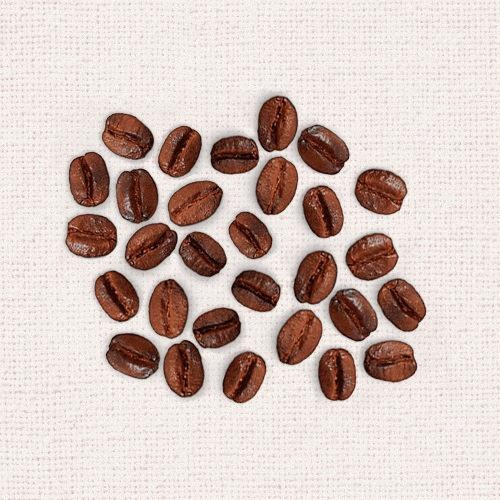
#> input picture Projects/Images/Segmentação/coffee.jpeg, 500 x 500 px
$ python normal_binary.py
#> lines starting #> are read from the running program, lines starting #| are printed output that depends on the picture; after the words box and inside, x2 and y2 are one past the last pixel; in counts of white or black regions, pixels touching at a corner belong together
import cv2
from pathlib import Path

path = Path().absolute().parent.parent.parent
print(path)

coffee = cv2.imread(f"{path}/Images/Segmentação/coffee.jpeg")
#> coffee is the input picture: shape (500, 500, 3); mean B, G, R 189.4, 194.6, 211.6
gray = cv2.cvtColor(coffee, cv2.COLOR_BGR2GRAY)
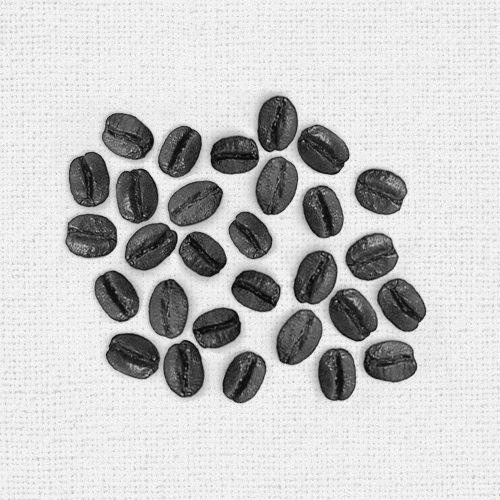
#> gray: shape (500, 500); min 2, max 255, mean 199.1
_, binary = cv2.threshold(gray, 135, 255, cv2.THRESH_BINARY_INV)
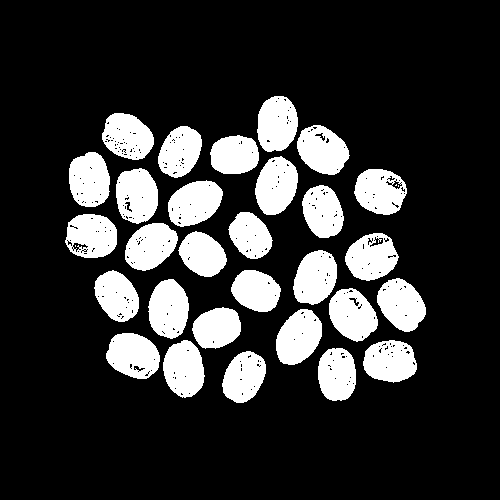
#> binary: shape (500, 500); 20.2% white; 32 white regions (3 under 20 px), largest, box (x1, y1, x2, y2) and area: (276, 309, 322, 365) 1879, (255, 156, 298, 215) 1875, (148, 279, 189, 339) 1867
binary = cv2.morphologyEx(binary, cv2.MORPH_CLOSE,
                          cv2.getStructuringElement(cv2.MORPH_RECT, (3,3)))
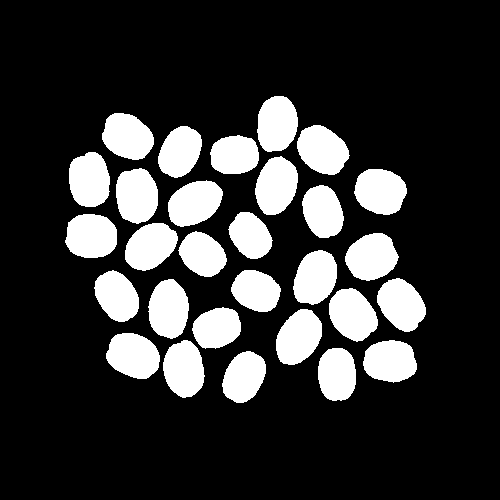
#> binary: shape (500, 500); 20.6% white; 29 white regions, largest, box (x1, y1, x2, y2) and area: (345, 233, 399, 281) 1892, (255, 156, 298, 215) 1890, (276, 309, 322, 365) 1890

cv2.imshow("Coffee", coffee)
cv2.imshow("Binary", binary)

cv2.waitKey()
cv2.destroyAllWindows()
